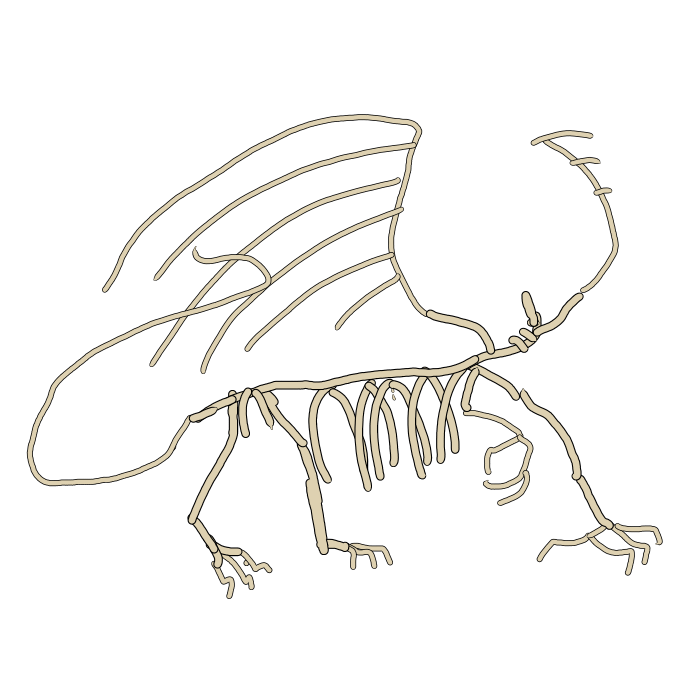
#> input picture parts/Griffin.png, 700 x 700 px
$ python genFossil.py
#> lines starting #> are read from the running program, lines starting #| are printed output that depends on the picture
import random
from PIL import Image


def genFossil():
    bodies = ["-Rex","Squirrel","itops","Griffin"]
    heads = ["tyrannosaurus","Squirrel-Headed","Tricer-","Griffin-headed"]
    hats= ["colonial","fancy",""]

    body = random.choice(bodies)
    head = random.choice(heads)
    hat = random.choice(hats)


    claw = random.randint(0, 10)

    if claw == 5:
        return Image.open("parts/clawdius.png"),"Clawdius"
    bod_url = "parts/"+body+".png"
    base_img = Image.open(bod_url)
#> base_img is the input picture: PIL image 700x700 RGBA; mean R, G, B, A 13.1, 12.3, 10.4, 20.3

    head_url = "parts/"+head+".png"
    head_img = Image.open(head_url)
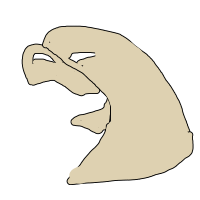
#> input picture parts/Griffin-headed.png, 200 x 200 px
#> head_img is the input picture: PIL image 200x200 RGBA; mean R, G, B, A 82.4, 77.5, 65.7, 99.7


    loc = head_offset(head,body)
    base_img.paste(head_img,loc,head_img)
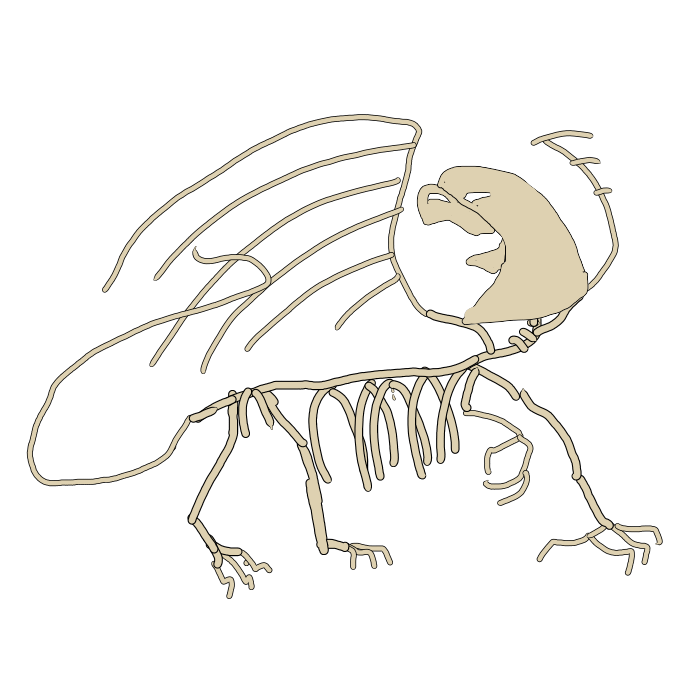
#> base_img: PIL image 700x700 RGBA; mean R, G, B, A 19.6, 18.4, 15.6, 28; transparent parts drawn white

    if hat!="":
        hat_url = "parts/"+hat+".png"
#> (the run stopped early here; a loop or call above may not have finished)
